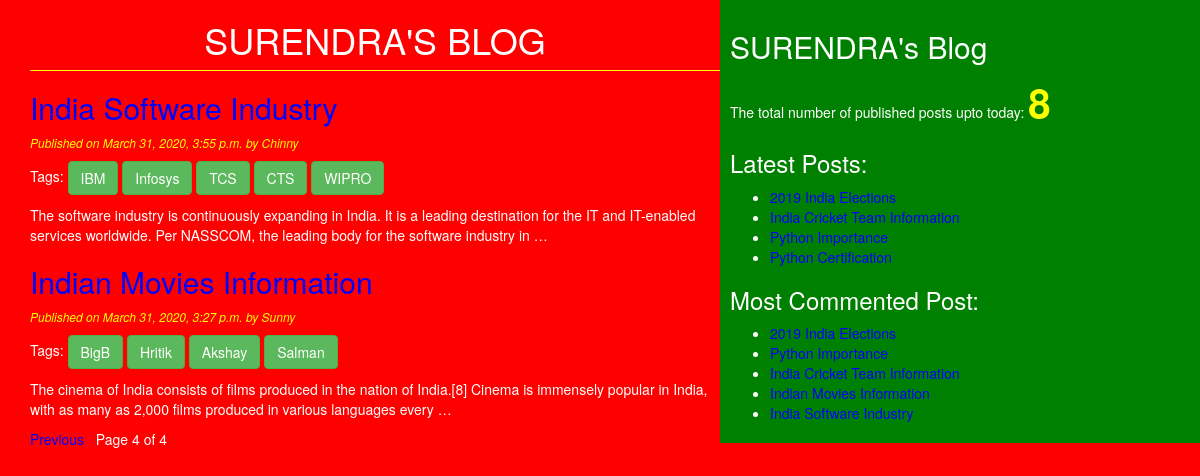
/?page=4, run on the app's committed database.
### blog/models.py (models this page shows, shortened)
class Post(models.Model):
    STATUS_CHOICES=(('draft','Draft'),('published','Published'))
    title=models.CharField(max_length=256)
    slug=models.SlugField(max_length=264,unique_for_date='publish')
    author=models.ForeignKey(User,related_name='blog_posts',on_delete=models.DO_NOTHING)
    body=models.TextField()
    publish=models.DateTimeField(default=timezone.now)
    created=models.DateTimeField(auto_now_add=True)
    updated=models.DateTimeField(auto_now=True)
    status=models.CharField(max_length=10,choices=STATUS_CHOICES,default='draft')
    objects=CustomManager()
    tags=TaggableManager()
    class Meta:
        ordering=('-publish',)
    def get_absolute_url(self):
        return reverse('post_detail',args=[self.publish.year,self.publish.strftime('%m'),self.publish.strftime('%d'),
        self.slug])

### blog/views.py (the view)
# urls.py: path('', views.post_list_view),
def post_list_view(request,tag_slug=None):
    post_list=Post.objects.all()
    tag=None
    if tag_slug:
        tag=get_object_or_404(Tag,slug=tag_slug)
        post_list=post_list.filter(tags__in=[tag])
    paginator=Paginator(post_list,2)
    page_number=request.GET.get('page')
    try:
        post_list=paginator.page(page_number)
    except PageNotAnInteger:
        post_list=paginator.page(1)
    except EmptyPage:
        post_list=paginator.page(paginator.page_number)
    return render(request,'blog/post_list.html',{'post_list':post_list,'tag':tag})

### blog/models.py (called while the page is built)
    def get_queryset(self):
        return super().get_queryset().filter(status="published")

### blog/templatetags/blog_tags.py (called while the page is built)
@register.simple_tag(name='my_tag')
def total_posts():
    return Post.objects.count()

@register.inclusion_tag('blog/latest_posts123.html')
def show_latest_post(count=3):
    latest_posts=Post.objects.order_by('-publish')[:count]
    return {'latest_posts':latest_posts}

@register.simple_tag
def get_most_commented_posts(count=5):
    return Post.objects.annotate(total_comments=Count('comments')).order_by('-total_comments')[:count]

### templates/blog/post_list.html (shortened to what this page needs)
<!DOCTYPE html>
{%extends 'blog/base.html'%}
    {%block content%}
      <h1>SURENDRA'S BLOG</h1>
      {%for post in post_list%}
          <a href="{{post.get_absolute_url}}"><h2>{{post.title}}</h2></a>
          <p id="date">Published on {{post.publish}} by {{post.author|title}}</p>
          <p>Tags:
              {%for tag in post.tags.all%}
                <a href="{% url 'post_list_by_tag_name' tag.slug %}" class="btn btn-success">{{tag.name}}</a>
              {%endfor%}
          </p>
          {{post.body|truncatewords:30|linebreaks}}
      {%endfor%}
      {%include 'blog/pagination.html' with page=post_list%}
    {%endblock%}

### templates/blog/base.html (shortened to what this page needs)
<!DOCTYPE html>
{%load blog_tags%}
{%load static%}
<html lang="en" dir="ltr">
  <head>
    <link rel="stylesheet" href="https://maxcdn.bootstrapcdn.com/bootstrap/3.3.7/css/bootstrap.min.css"
>
    <link rel="stylesheet" href="{% static "css/blog.css" %}">
  </head>
  <body>
    <div class="content">
        {%block content%}{%endblock%}
    </div>
    <div class="sidebar">
        <h2>SURENDRA's Blog</h2>
        <p>The total number of published posts upto  today: <span id="pcount">{%my_tag%}</span> </p>
        <h3>Latest Posts:</h3>{%show_latest_post 4%}
        <h3>Most Commented Post:</h3>
          {%get_most_commented_posts as most_commented_posts%}
          <ul>
            {%for post in most_commented_posts%}
              <li><a href="{{post.get_absolute_url}}">{{post.title}}</a></li>
            {%endfor%}
          </ul>
    </div>
  </body>
</html>

### templates/blog/latest_posts123.html
<ul>
  {%for post in latest_posts%}
    <li><a href="{{post.get_absolute_url}}">{{post.title}}</a></li>
  {%endfor%}
</ul>

### static/css/blog.css (style rules this page uses)
.content { width: 60%; height: 100%; float: left; padding: 0 0 0 30px; background: red; }
.sidebar { width: 40%; height: 100%; float: right; padding: 10px; background: green; }
h1 { text-align: center; border-bottom: 1px solid yellow; padding-bottom: 10px; }
body { color: white; background-color: red; }
#date { color: yellow; font-size: 12px; font-style: italic; }
a { color: blue; }
#pcount { font-size: 40px; color: yellow; font-weight: bold; }

### data on the page
Post: title "India Software Industry", publish "March 31, 2020, 3:55 p.m.", author "Chinny", body "The software industry is continuously expanding in India. It is a leading destination for the IT and IT-enabled services worldwide. Per NASSCOM, the leading body for the software industry in …"
Tag: name "IBM"
Tag: name "Infosys"
Tag: name "TCS"
Tag: name "CTS"
Tag: name "WIPRO"
Post: title "Indian Movies Information", publish "March 31, 2020, 3:27 p.m.", author "Sunny", body "The cinema of India consists of films produced in the nation of India.[8] Cinema is immensely popular in India, with as many as 2,000 films produced in various languages every …"
Tag: name "BigB"
Tag: name "Hritik"
Tag: name "Akshay"
Tag: name "Salman"
Post: title "2019 India Elections"
Post: title "India Cricket Team Information"
Post: title "Python Importance"
Post: title "Python Certification"

### other printed values
{{ page.number }} "4"
{{ page.paginator.num_pages }} "4"
